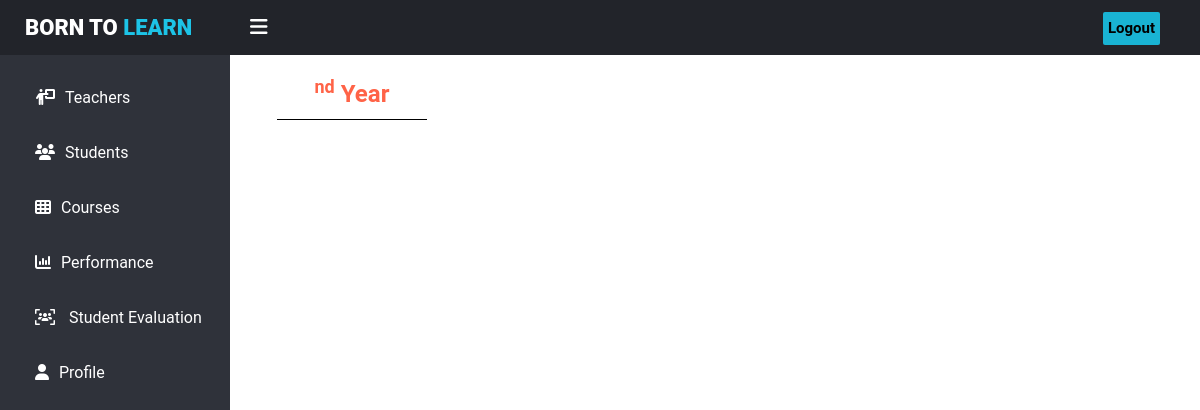
Page /General/batchStudent.php (signed in) on the earlier database version.
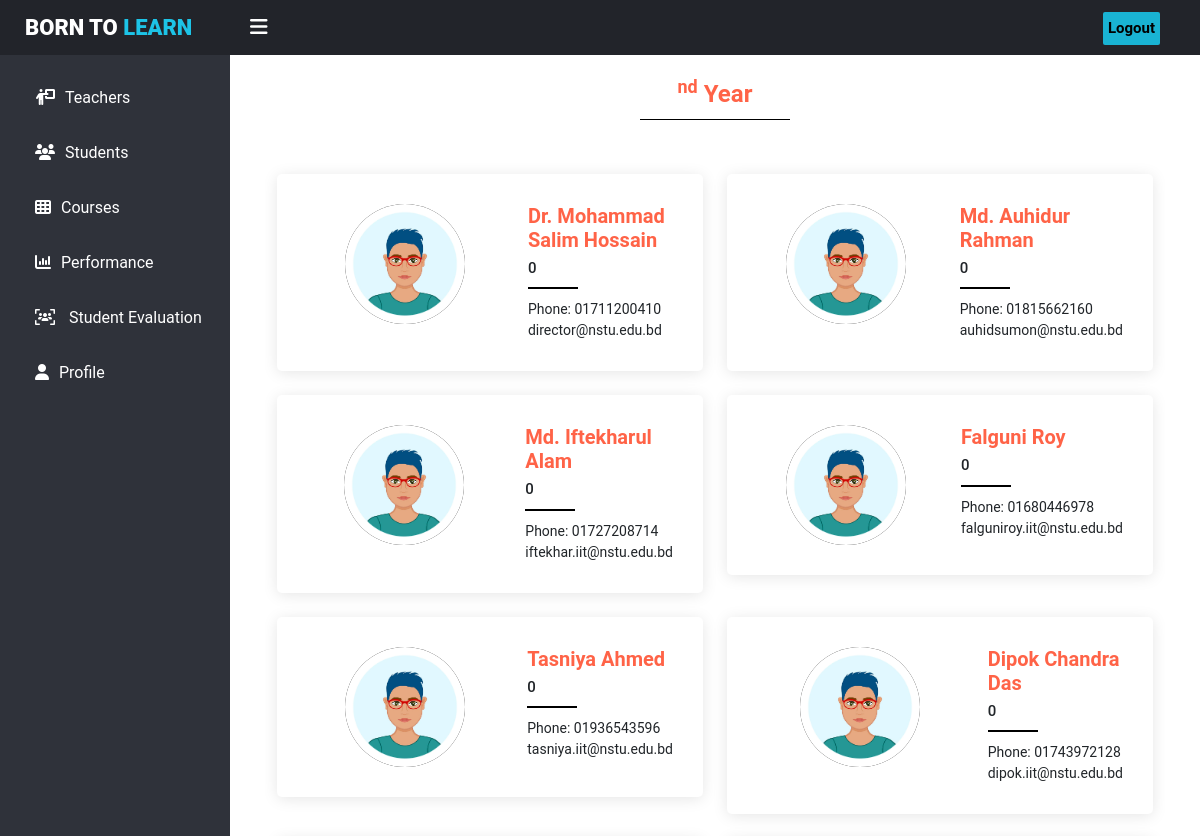
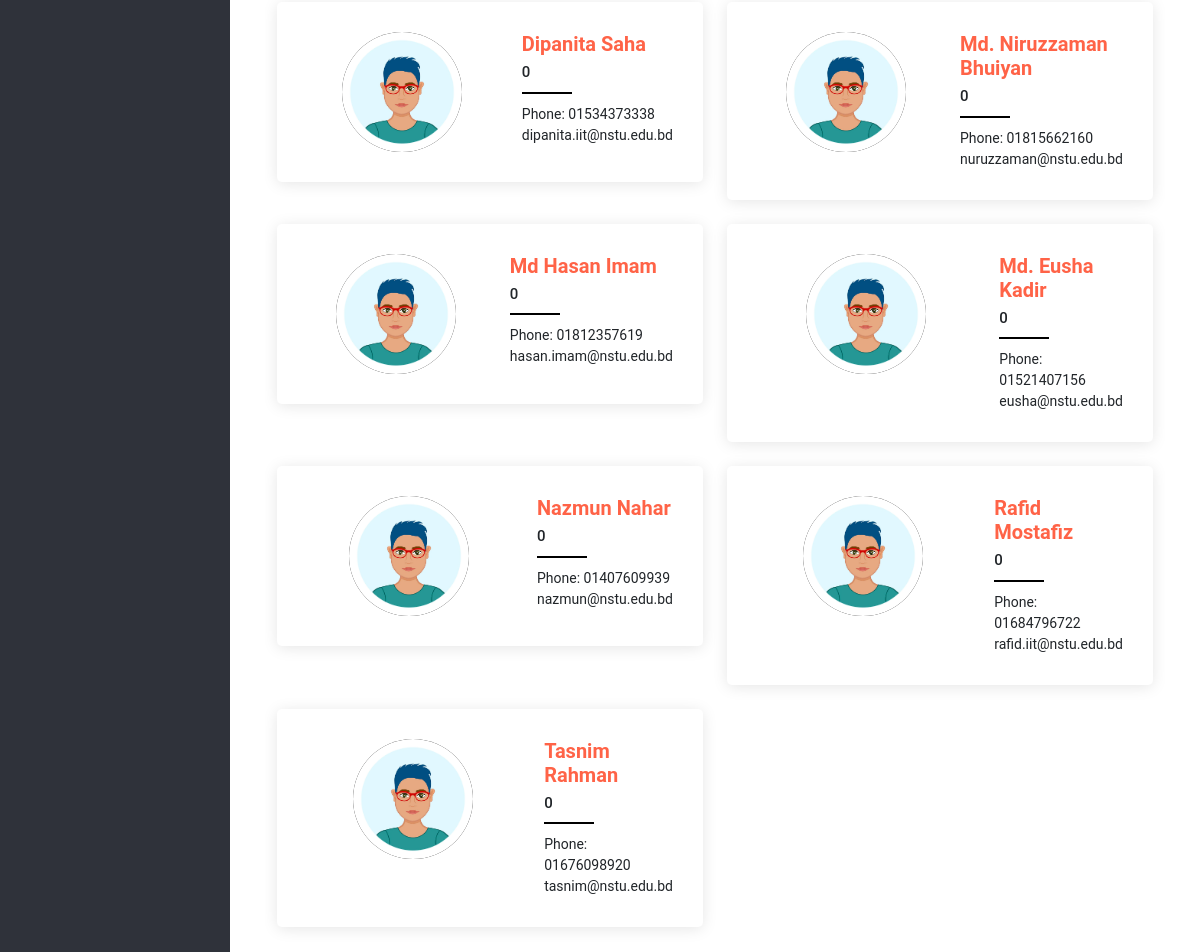
Same page on the later database version (2 pictures, top to bottom).
### tables this page shows
CREATE TABLE `user` (
  `ID` int(50) NOT NULL,
  `email` varchar(50) NOT NULL,
  `password` varchar(50) NOT NULL,
  `user_type` varchar(50) NOT NULL,
  `Roll` varchar(50) NOT NULL,
  `Mobile` varchar(50) NOT NULL,
  `Batch` int(11) NOT NULL,
  `semester` int(100) NOT NULL,
  `Name` varchar(50) NOT NULL
);

### General/batchStudent.php (the view, shortened to what this page needs)
<?php
include '../assets/sidebar.php';
include '../assets/database.php';
?>
<link rel="stylesheet" href="../css//batchSemester.css">
<div class="team-area">
    <div class="team-container">
        <section class="team">
            <div class="container">
                <div class="section-title">
                    <h4><?php echo $year;?><sup>nd</sup> Year</h4>
                    <div class="underline"></div>
                </div>
                <?php
                $result = mysqli_query($conn, " SELECT * FROM `user` WHERE semester='$semester1' OR semester='$semester2'") or die('query failed');
                if ($result->num_rows > 0) { ?>
                    <div class="row">
                    <?php
                    while ($row = $result->fetch_assoc()) {
                ?>
                            <div class="col-lg-6 mt-4">
                                <div class="member d-flex align-items-start">
                                    <div class="teampic">
                                        <img src="../images/s2.jpg" alt="">
                                    </div>
                                    <div class="member-info">
                                        <h4><?php echo $row['Name'];?></h4>
                                        <span><?php echo $row['Roll'];?></span>
                                        <p>Phone: <?php echo $row['Mobile'];?><br><?php echo $row['email'];?></p>
                                    </div>
                                </div>
                            </div>
                        <?php
                    }
                    ?>
                    </div>
                    <?php
                }
                ?>
            </div>
        </section>
    </div>
</div>
</div>
</body>
</html>

Differences in the rows shown:
now on this page (row edited): user: Name "Dr. Mohammad Salim Hossain", Roll "0", Mobile "01711200410", email "director@nstu.edu.bd"
now on this page (row edited): user: Name "Md. Auhidur Rahman", Roll "0", Mobile "01815662160", email "auhidsumon@nstu.edu.bd"
now on this page (row edited): user: Name "Md. Iftekharul Alam", Roll "0", Mobile "01727208714", email "iftekhar.iit@nstu.edu.bd"
now on this page (row edited): user: Name "Falguni Roy", Roll "0", Mobile "01680446978", email "falguniroy.iit@nstu.edu.bd"
now on this page (row edited): user: Name "Tasniya Ahmed", Roll "0", Mobile "01936543596", email "tasniya.iit@nstu.edu.bd"
now on this page (row edited): user: Name "Dipok Chandra Das", Roll "0", Mobile "01743972128", email "dipok.iit@nstu.edu.bd"
now on this page (row edited): user: Name "Dipanita Saha", Roll "0", Mobile "01534373338", email "dipanita.iit@nstu.edu.bd"
now on this page (row edited): user: Name "Md. Niruzzaman Bhuiyan", Roll "0", Mobile "01815662160", email "nuruzzaman@nstu.edu.bd"
now on this page (row edited): user: Name "Md Hasan Imam", Roll "0", Mobile "01812357619", email "hasan.imam@nstu.edu.bd"
now on this page (row edited): user: Name "Md. Eusha Kadir", Roll "0", Mobile "01521407156", email "eusha@nstu.edu.bd"
now on this page (row edited): user: Name "Nazmun Nahar", Roll "0", Mobile "01407609939", email "nazmun@nstu.edu.bd"
now on this page (row edited): user: Name "Rafid Mostafiz", Roll "0", Mobile "01684796722", email "rafid.iit@nstu.edu.bd"
now on this page (row edited): user: Name "Tasnim Rahman", Roll "0", Mobile "01676098920", email "tasnim@nstu.edu.bd"
